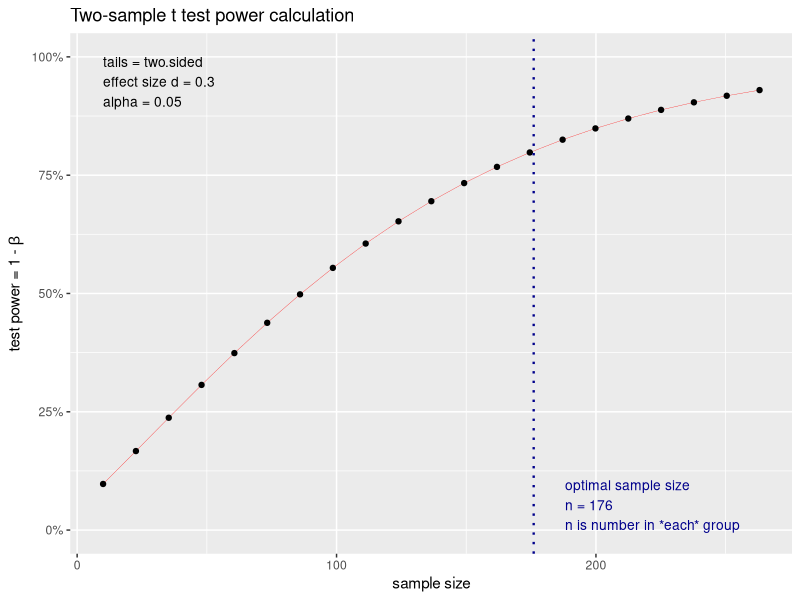

This chart was generated by the following R code:

#### Two proportions

# n: sample size
# p1: proportion group 1
# p2: proportion group 2
# sig.level: type I error
# power: power

# power
power.prop.test(p1=0.2,
                p2=0.3,
                n = 200,
                sig.level = 0.05)

# power
power.prop.test(p1=0.3,
                p2=0.4,
                n = 200,
                sig.level = 0.05)

# sample size
res.n.p <- power.prop.test(p1=0.1,
                           p2=0.2,
                           sig.level = 0.05,
                           power = 0.8)
res.n.p



## Two means

# n: sample size
# delta: expected difference
# sig.level: type I error
# sd: standar deviation
# power: power

# power
res.power <- power.t.test(n=40, 
                          delta=0.5, 
                          sd=0.8, 
                          sig.level=0.05)
res.power

res.n <- power.t.test(power=0.8, 
                      delta=0.3, 
                      sd=1,
                      sig.level=0.05)
res.n


# figure
library(pwr)
plot(res.n)
